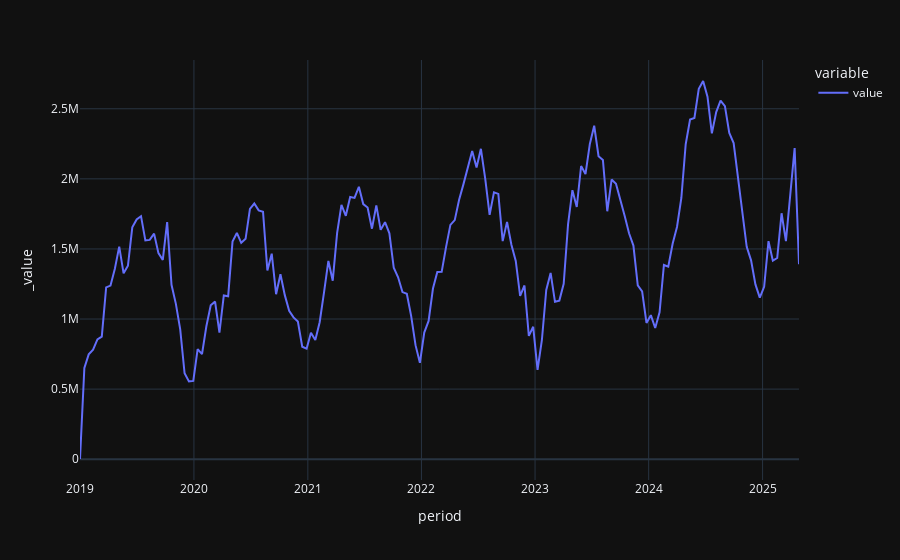

Notebook source saved alongside this figure:
### Code cell
x.plot()

### Figure 1 — Plotly figure (JSON) as saved in the notebook; plotly's stock layout.template omitted (floating-point values rounded to 4 significant figures; data arrays with more than 128 entries replaced by an {"elided": "..."} marker saying what was removed)
{"data": [{"hovertemplate": "variable=value<br>period=%{x}<br>_value=%{y}<extra></extra>", "legendgroup": "value", "line": {"color": "#636efa", "dash": "solid"}, "marker": {"symbol": "circle"}, "mode": "lines", "name": "value", "orientation": "v", "showlegend": true, "type": "scatter", "x": {"elided": "166 str values"}, "xaxis": "x", "y": {"elided": "166 int values"}, "yaxis": "y"}], "layout": {"legend": {"title": {"text": "variable"}, "tracegroupgap": 0}, "margin": {"t": 60}, "xaxis": {"anchor": "y", "domain": [0, 1], "title": {"text": "period"}}, "yaxis": {"anchor": "x", "domain": [0, 1], "title": {"text": "_value"}}}}
